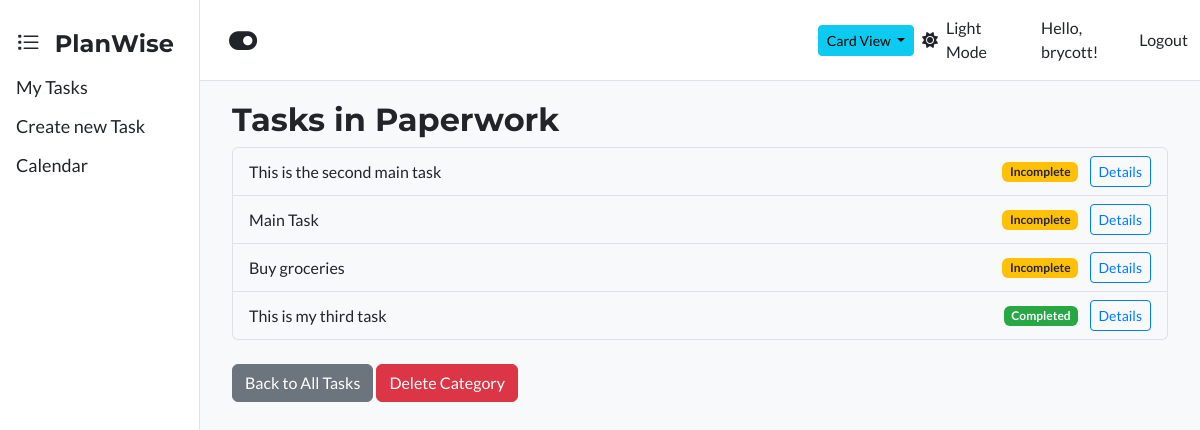
The page /category/1/tasks/ (signed in) on the database as committed earlier.
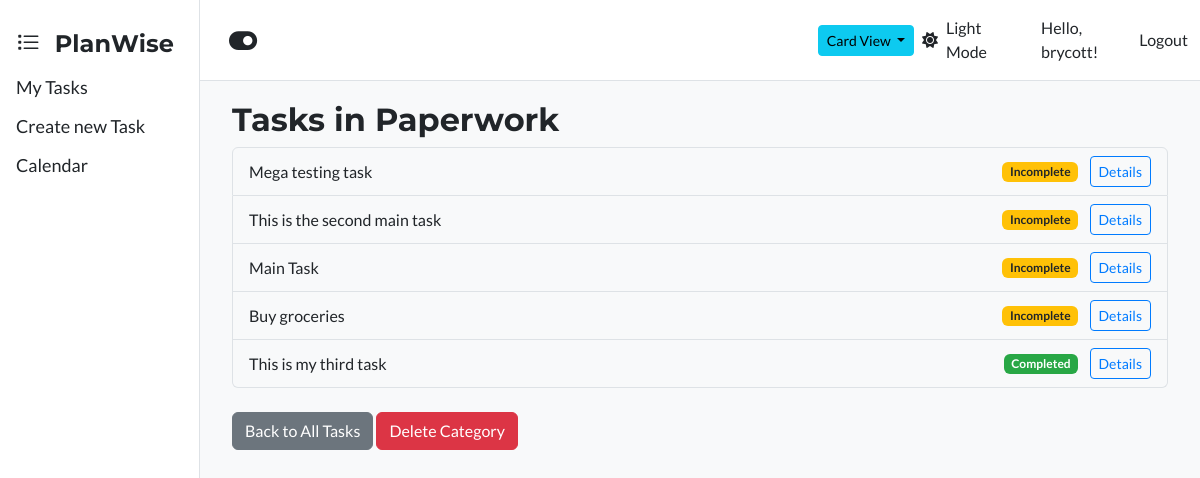
The same page on the database as committed later.
### tasks/models.py (models this page shows, shortened)
class Task(models.Model):
    PRIORITY_CHOICES = [
        ('low', 'Low'),
        ('medium', 'Medium'),
        ('high', 'High'),
    ]
    title = models.CharField(max_length=200)
    description = models.TextField(blank=True)
    due_date = models.DateField(null=True, blank=True)
    category = models.ForeignKey(Category, on_delete=models.PROTECT, null=True, blank=True)
    is_completed = models.BooleanField(default=False)
    created_at = models.DateTimeField(auto_now_add=True)
    updated_at = models.DateTimeField(auto_now=True)
    user = models.ForeignKey(User, on_delete=models.CASCADE)
    parent = models.ForeignKey('self', on_delete=models.CASCADE, null=True, blank=True, related_name='subtasks')
    is_recurring = models.BooleanField(default=False)
    recurrence_frequency = models.CharField(max_length=10, choices=[('daily', 'Daily'), ('weekly', 'Weekly'), ('monthly', 'Monthly')], blank=True, null=True)
    recurrence_end_date = models.DateField(blank=True, null=True)
    recurring_task_id = models.UUIDField(default=uuid.uuid4, editable=True)
    class Meta:
        ordering = ['-created_at']

### tasks/views.py (the view)
# urls.py: path('category/<int:category_id>/tasks/', views.task_by_category, name='tasks_by_category'),
@login_required
def task_by_category(request, category_id):
    tasks = Task.objects.filter(category_id=category_id, user=request.user)
    category = get_object_or_404(Category, id=category_id)
    return render(request, 'tasks/tasks_by_category.html', {
        'tasks': tasks,
        'category': category
    })

### tasks/templates/tasks/tasks_by_category.html (shortened to what this page needs)
{% extends 'base.html' %}
{% block content %}
  <h2>Tasks in {{ category.name }}</h2>
  {% if tasks %}
    <ul class="list-group mb-4">
      {% for task in tasks %}
        <li class="list-group-item d-flex justify-content-between align-items-center">
          <span>{{ task.title }}</span>
          <span>
            {% if task.is_completed %}
              <span class="badge bg-success">Completed</span>
            {% else %}
              <span class="badge bg-warning text-dark">Incomplete</span>
            {% endif %}
            <a href="{% url 'tasks:task_detail' task.pk %}" class="btn btn-sm btn-outline-primary ms-2">Details</a>
          </span>
        </li>
      {% endfor %}
    </ul>
  {% else %}
    <p>No tasks found in this category.</p>
  {% endif %}
  <a href="{% url 'tasks:task_list' %}" class="btn btn-secondary">Back to All Tasks</a>
  <a href="{% url 'tasks:category_delete' category.pk %}" class="btn btn-danger">Delete Category</a>
{% endblock %}

Rows that differ between the two databases and show on the page:
added Task: title "Mega testing task", is_completed "Incomplete"
